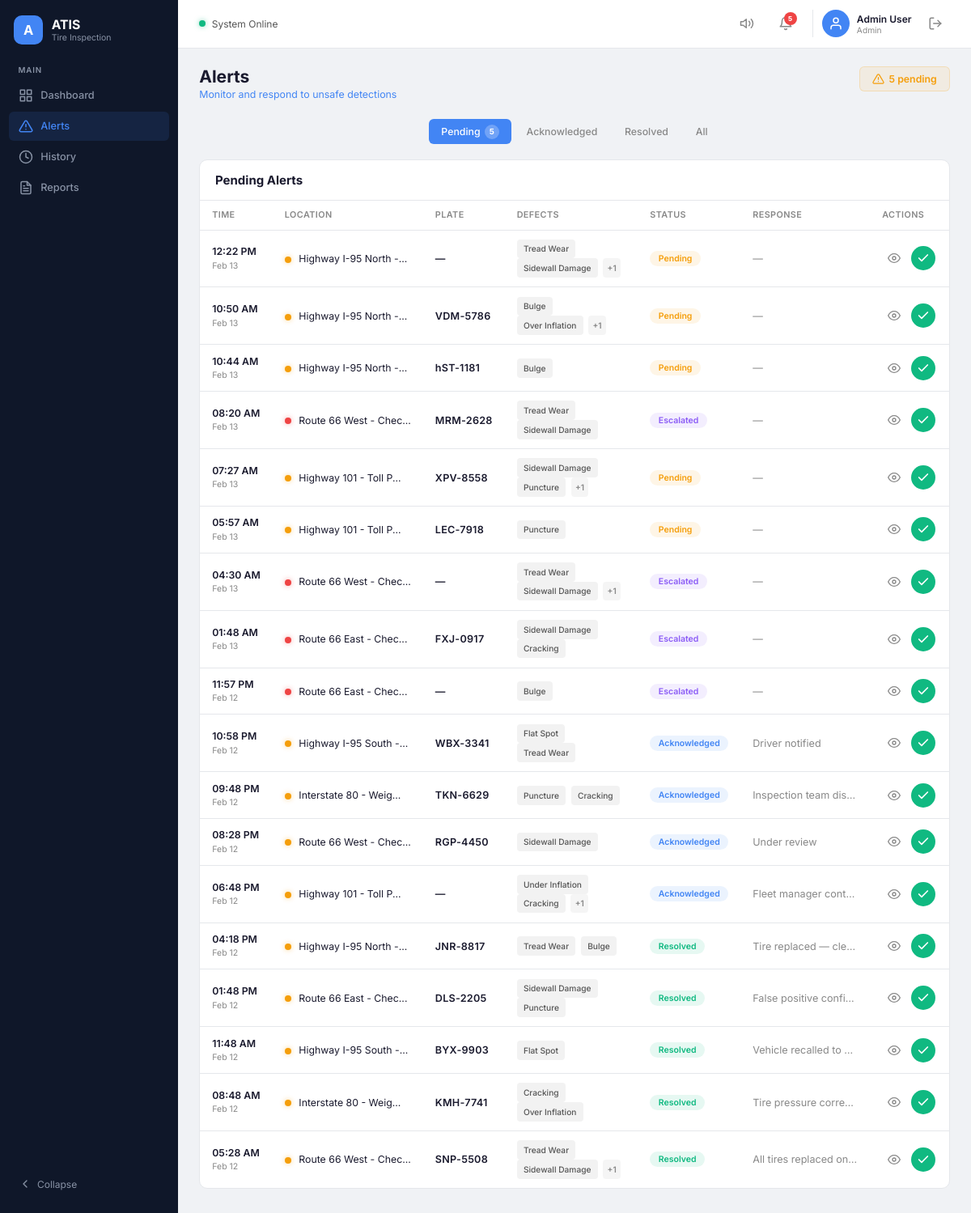
/alerts (signed in), run on the app's committed database.
### models.py (models this page shows, shortened)
class Alert(db.Model):
    __tablename__ = "alerts"
    id = db.Column(db.Integer, primary_key=True)
    inspection_id = db.Column(db.Integer, db.ForeignKey("inspections.id"), nullable=False)
    status = db.Column(db.String(20), nullable=False, default="pending")   # pending/acknowledged/escalated/resolved
    response = db.Column(db.String(200), nullable=True)
    created_at = db.Column(db.DateTime, default=datetime.utcnow)

class Inspection(db.Model):
    __tablename__ = "inspections"
    id = db.Column(db.Integer, primary_key=True)
    timestamp = db.Column(db.DateTime, nullable=False, default=datetime.utcnow)
    plate = db.Column(db.String(20), nullable=True)          # nullable for unreadable plates
    location = db.Column(db.String(200), nullable=False)
    camera = db.Column(db.String(20), nullable=True)          # e.g. CAM-002
    status = db.Column(db.String(10), nullable=False)          # "safe" or "unsafe"
    confidence = db.Column(db.Integer, nullable=False)         # 0–100
    defects = db.Column(db.String(300), nullable=True)         # comma-separated, e.g. "Tread Wear,Sidewall Damage"
    alerts = db.relationship("Alert", backref="inspection", lazy=True)
    @property
    def defect_list(self):
        if not self.defects:
            return []
        return [d.strip() for d in self.defects.split(",") if d.strip()]

### app.py (the view)
@app.route("/alerts")
def alerts():
    if "user" not in session:
        return redirect(url_for("login"))
    alert_rows = (
        Alert.query
        .join(Inspection)
        .order_by(Alert.created_at.desc())
        .all()
    )
    pending_count = Alert.query.filter_by(status="pending").count()
    return render_template(
        "alerts.html",
        user=session["user"],
        role=session["role"],
        alerts=alert_rows,
        pending_count=pending_count,
    )

### templates/alerts.html (shortened to what this page needs)
<!DOCTYPE html>
<html lang="en">
<head>
    <link rel="stylesheet" href="{{ url_for('static', filename='css/style.css') }}">
    <link rel="stylesheet" href="{{ url_for('static', filename='css/alerts.css') }}">
</head>
<body>
    <div class="layout">
        <aside class="sidebar" id="sidebar">
            <div class="sidebar-brand">
                <div class="sidebar-logo">A</div>
                <div class="sidebar-brand-text">
                    <span class="sidebar-title">ATIS</span>
                    <span class="sidebar-subtitle">Tire Inspection</span>
                </div>
            </div>
            <div class="sidebar-section-label">MAIN</div>
            <nav class="sidebar-nav">
                <a href="{{ url_for('dashboard') }}" class="nav-item" id="nav-dashboard">
                    <svg width="18" height="18" viewBox="0 0 24 24" fill="none" stroke="currentColor" stroke-width="2"
                        stroke-linecap="round" stroke-linejoin="round">
                        <rect x="3" y="3" width="7" height="7" />
                        <rect x="14" y="3" width="7" height="7" />
                        <rect x="14" y="14" width="7" height="7" />
                        <rect x="3" y="14" width="7" height="7" />
                    </svg>
                    <span>Dashboard</span>
                </a>
                <a href="{{ url_for('alerts') }}" class="nav-item active" id="nav-alerts">
                    <span>Alerts</span>
                </a>
                <a href="{{ url_for('history') }}" class="nav-item" id="nav-history">
                    <svg width="18" height="18" viewBox="0 0 24 24" fill="none" stroke="currentColor" stroke-width="2"
                        stroke-linecap="round" stroke-linejoin="round">
                        <circle cx="12" cy="12" r="10" />
                        <polyline points="12 6 12 12 16 14" />
                    </svg>
                    <span>History</span>
                </a>
                <a href="{{ url_for('reports') }}" class="nav-item" id="nav-reports">
                    <span>Reports</span>
                </a>
            </nav>
            <button class="sidebar-collapse" id="sidebar-collapse">
                <svg width="16" height="16" viewBox="0 0 24 24" fill="none" stroke="currentColor" stroke-width="2"
                    stroke-linecap="round" stroke-linejoin="round">
                    <polyline points="15 18 9 12 15 6" />
                </svg>
                <span>Collapse</span>
            </button>
        </aside>
        <div class="main-area">
            <header class="topbar">
                <div class="topbar-left">
                    <span class="status-dot"></span>
                    <span class="status-text">System Online</span>
                </div>
                <div class="topbar-right">
                    <button class="topbar-icon-btn" aria-label="Volume">
                        <svg width="18" height="18" viewBox="0 0 24 24" fill="none" stroke="currentColor"
                            stroke-width="2" stroke-linecap="round" stroke-linejoin="round">
                            <polygon points="11 5 6 9 2 9 2 15 6 15 11 19 11 5" />
                            <path d="M19.07 4.93a10 10 0 0 1 0 14.14" />
                            <path d="M15.54 8.46a5 5 0 0 1 0 7.07" />
                        </svg>
                    </button>
                    <button class="topbar-icon-btn notification-btn" aria-label="Notifications">
                        <svg width="18" height="18" viewBox="0 0 24 24" fill="none" stroke="currentColor"
                            stroke-width="2" stroke-linecap="round" stroke-linejoin="round">
                            <path d="M18 8A6 6 0 0 0 6 8c0 7-3 9-3 9h18s-3-2-3-9" />
                            <path d="M13.73 21a2 2 0 0 1-3.46 0" />
                        </svg>
                        <span class="notification-badge">5</span>
                    </button>
                    <div class="topbar-user">
                        <div class="user-avatar">
                            <svg width="18" height="18" viewBox="0 0 24 24" fill="none" stroke="currentColor"
                                stroke-width="2" stroke-linecap="round" stroke-linejoin="round">
                                <path d="M20 21v-2a4 4 0 0 0-4-4H8a4 4 0 0 0-4 4v2" />
                                <circle cx="12" cy="7" r="4" />
                            </svg>
                        </div>
                        <div class="user-info">
                            <span class="user-name">{{ role }} User</span>
                            <span class="user-role">{{ role }}</span>
                        </div>
                    </div>
                    <a href="{{ url_for('logout') }}" class="topbar-icon-btn" aria-label="Sign out" title="Sign out">
                        <svg width="18" height="18" viewBox="0 0 24 24" fill="none" stroke="currentColor"
                            stroke-width="2" stroke-linecap="round" stroke-linejoin="round">
                            <path d="M9 21H5a2 2 0 0 1-2-2V5a2 2 0 0 1 2-2h4" />
                            <polyline points="16 17 21 12 16 7" />
                            <line x1="21" y1="12" x2="9" y2="12" />
                        </svg>
                    </a>
                </div>
            </header>
            <main class="content">
                <div class="page-header">
                    <div>
                        <h1 class="page-title">Alerts</h1>
                        <p class="page-subtitle">Monitor and respond to unsafe detections</p>
                    </div>
                    <div class="pending-counter">
                        {{ pending_count }} pending
                    </div>
                </div>
                <div class="alert-tabs">
                    <button class="tab active" data-tab="pending">Pending <span class="tab-badge">{{ pending_count
                            }}</span></button>
                    <button class="tab" data-tab="acknowledged">Acknowledged</button>
                    <button class="tab" data-tab="resolved">Resolved</button>
                    <button class="tab" data-tab="all">All</button>
                </div>
                <div class="table-card">
                    <div class="table-section-header">
                        <h2 class="table-section-title">Pending Alerts</h2>
                    </div>
                    <div class="table-wrapper">
                        <table class="alerts-table">
                            <thead>
                                <tr>
                                    <th>Time</th>
                                    <th>Location</th>
                                    <th>Plate</th>
                                    <th>Defects</th>
                                    <th>Status</th>
                                    <th>Response</th>
                                    <th>Actions</th>
                                </tr>
                            </thead>
                            <tbody id="alerts-tbody">
                                {% for a in alerts %}
                                <tr data-status="{{ a.status }}">
                                    <td class="cell-time"><span class="time-main">{{ a.created_at.strftime('%I:%M %p')
                                            }}</span><span class="time-sub">{{ a.created_at.strftime('%b %d') }}</span>
                                    </td>
                                    <td class="cell-location">
                                        <span
                                            class="loc-dot {{ 'escalated' if a.status == 'escalated' else 'warning' }}">&nbsp;</span>
                                        <span class="loc-text">{{ a.inspection.location[:20] }}...</span>
                                    </td>
                                    <td class="cell-plate">{{ a.inspection.plate or '—' }}</td>
                                    <td class="cell-defects">
                                        {% for d in a.inspection.defect_list[:2] %}
                                        <span class="defect-tag">{{ d }}</span>
                                        {% endfor %}
                                        {% if a.inspection.defect_list|length > 2 %}
                                        <span class="defect-more">+{{ a.inspection.defect_list|length - 2 }}</span>
                                        {% endif %}
                                    </td>
                                    <td><span class="status-badge status-{{ a.status }}">{{ a.status|capitalize
                                            }}</span></td>
                                    <td class="cell-response">{{ a.response or '—' }}</td>
                                    <td class="cell-actions">
                                        <button class="action-btn action-view" aria-label="View"><svg width="16"
                                                height="16" viewBox="0 0 24 24" fill="none" stroke="currentColor"
                                                stroke-width="2" stroke-linecap="round" stroke-linejoin="round">
                                                <path d="M1 12s4-8 11-8 11 8 11 8-4 8-11 8-11-8-11-8z" />
                                                <circle cx="12" cy="12" r="3" />
                                            </svg></button>
                                        <button class="action-btn action-ack" aria-label="Acknowledge"><svg width="16"
                                                height="16" viewBox="0 0 24 24" fill="none" stroke="currentColor"
                                                stroke-width="2.5" stroke-linecap="round" stroke-linejoin="round">
                                                <polyline points="20 6 9 17 4 12" />
                                            </svg></button>
                                    </td>
                                </tr>
                                {% endfor %}
                            </tbody>
                        </table>
                    </div>
                </div>
            </main>
        </div>
    </div>
</body>
</html>

### static/css/alerts.css (style rules this page uses)
.pending-counter { display: inline-flex; align-items: center; gap: 0.4rem; padding: 0.45rem 1rem; background: rgba(245, 158, 11, 0.08); border: 1px solid rgba(245, 158, 11, 0.2); border-radius: var(--radius-sm); color: #f59e0b; font-size: 0.82rem; font-weight: 600; }
.alert-tabs { display: flex; align-items: center; justify-content: center; gap: 0.25rem; margin-bottom: 1.25rem; }
.tab { display: inline-flex; align-items: center; gap: 0.35rem; font-family: var(--font); font-size: 0.82rem; font-weight: 500; padding: 0.45rem 1rem; border: none; background: none; color: var(--text-muted); cursor: pointer; border-radius: var(--radius-sm); transition: all var(--transition); }
.tab.active { background: var(--blue); color: #fff; }
.tab-badge { display: inline-flex; align-items: center; justify-content: center; min-width: 18px; height: 18px; font-size: 0.65rem; font-weight: 700; background: rgba(255, 255, 255, 0.25); border-radius: 20px; padding: 0 4px; }
.tab.active .tab-badge { background: rgba(255, 255, 255, 0.25); color: #fff; }
.table-section-header { padding: 1rem 1.25rem; border-bottom: 1px solid var(--border); }
.table-section-title { font-size: 1rem; font-weight: 700; }
.alerts-table { width: 100%; border-collapse: collapse; }
.alerts-table th { text-align: left; font-size: 0.72rem; font-weight: 600; text-transform: uppercase; letter-spacing: 0.04em; color: var(--text-muted); padding: 0.75rem 1rem; border-bottom: 1px solid var(--border); white-space: nowrap; }
.alerts-table td { padding: 0.75rem 1rem; border-bottom: 1px solid var(--border); font-size: 0.84rem; vertical-align: middle; white-space: nowrap; }
.alerts-table tbody tr:last-child td { border-bottom: none; }
.alerts-table .cell-time { line-height: 1.5; }
.alerts-table .cell-time .time-main { display: block; font-weight: 600; font-size: 0.82rem; }
.alerts-table .cell-time .time-sub { display: block; font-size: 0.7rem; color: var(--text-muted); }
.alerts-table .cell-location { max-width: 200px; overflow: hidden; text-overflow: ellipsis; }
.loc-dot { display: inline-block; width: 8px; height: 8px; border-radius: 50%; vertical-align: middle; margin-right: 0.4rem; }
.loc-dot.warning { background: #f59e0b; box-shadow: 0 0 6px rgba(245, 158, 11, 0.45); }
.loc-dot.escalated { background: #ef4444; box-shadow: 0 0 6px rgba(239, 68, 68, 0.45); }
.loc-text { font-size: 0.82rem; color: var(--text-primary); }
.alerts-table .cell-plate { font-weight: 600; font-size: 0.84rem; letter-spacing: 0.02em; }
.alerts-table .cell-defects { white-space: normal; line-height: 1.8; }
.defect-tag { display: inline-block; font-size: 0.68rem; font-weight: 500; padding: 0.18rem 0.55rem; border-radius: 4px; background: rgba(0, 0, 0, 0.05); color: var(--text-secondary); white-space: nowrap; margin-right: 0.2rem; vertical-align: middle; }
.defect-more { display: inline-block; font-size: 0.68rem; font-weight: 600; color: var(--text-muted); padding: 0.18rem 0.35rem; background: rgba(0, 0, 0, 0.04); border-radius: 4px; vertical-align: middle; }
.status-badge { display: inline-block; font-size: 0.7rem; font-weight: 600; padding: 0.2rem 0.7rem; border-radius: 20px; text-transform: capitalize; white-space: nowrap; }
.status-pending { background: rgba(245, 158, 11, 0.1); color: #f59e0b; }
.status-escalated { background: rgba(139, 92, 246, 0.1); color: #8b5cf6; }
.status-resolved { background: rgba(16, 185, 129, 0.1); color: #10b981; }
.status-acknowledged { background: rgba(66, 133, 244, 0.1); color: #4285f4; }
.cell-response { color: var(--text-muted); font-size: 0.84rem; max-width: 160px; overflow: hidden; text-overflow: ellipsis; }
.cell-actions { white-space: nowrap; }
.action-btn { width: 30px; height: 30px; display: inline-flex; align-items: center; justify-content: center; border: none; border-radius: 50%; cursor: pointer; transition: all var(--transition); vertical-align: middle; margin-right: 2px; }
.action-view { background: none; color: var(--text-muted); }
.action-ack { background: var(--green); color: #fff; }

### data on the page
Alert: created_at "12:22 PM", created_at "Feb 13", inspection "Highway I-95 North -", inspection "—", 2 "Tread Wear" "Sidewall Damage", inspection.defect_list|length "1", status "Pending", response "—"
Alert: created_at "10:50 AM", created_at "Feb 13", inspection "Highway I-95 North -", inspection "VDM-5786", 2 "Bulge" "Over Inflation", inspection.defect_list|length "1", status "Pending", response "—"
Alert: created_at "10:44 AM", created_at "Feb 13", inspection "Highway I-95 North -", inspection "hST-1181", status "Pending", response "—"
Inspection: defects "Bulge"
Alert: created_at "08:20 AM", created_at "Feb 13", inspection "Route 66 West - Chec", inspection "MRM-2628", 2 "Tread Wear" "Sidewall Damage", status "Escalated", response "—"
Alert: created_at "07:27 AM", created_at "Feb 13", inspection "Highway 101 - Toll P", inspection "XPV-8558", 2 "Sidewall Damage" "Puncture", inspection.defect_list|length "1", status "Pending", response "—"
Alert: created_at "05:57 AM", created_at "Feb 13", inspection "Highway 101 - Toll P", inspection "LEC-7918", status "Pending", response "—"
Inspection: defects "Puncture"
Alert: created_at "04:30 AM", created_at "Feb 13", inspection "Route 66 West - Chec", inspection "—", 2 "Tread Wear" "Sidewall Damage", inspection.defect_list|length "1", status "Escalated", response "—"
Alert: created_at "01:48 AM", created_at "Feb 13", inspection "Route 66 East - Chec", inspection "FXJ-0917", 2 "Sidewall Damage" "Cracking", status "Escalated", response "—"
Alert: created_at "11:57 PM", created_at "Feb 12", inspection "Route 66 East - Chec", inspection "—", status "Escalated", response "—"
Inspection: defects "Bulge"
Alert: created_at "10:58 PM", created_at "Feb 12", inspection "Highway I-95 South -", inspection "WBX-3341", 2 "Flat Spot" "Tread Wear", status "Acknowledged", response "Driver notified"
Alert: created_at "09:48 PM", created_at "Feb 12", inspection "Interstate 80 - Weig", inspection "TKN-6629", 2 "Puncture" "Cracking", status "Acknowledged", response "Inspection team dis…"
Alert: created_at "08:28 PM", created_at "Feb 12", inspection "Route 66 West - Chec", inspection "RGP-4450", status "Acknowledged", response "Under review"
Inspection: defects "Sidewall Damage"
Alert: created_at "06:48 PM", created_at "Feb 12", inspection "Highway 101 - Toll P", inspection "—", 2 "Under Inflation" "Cracking", inspection.defect_list|length "1", status "Acknowledged", response "Fleet manager cont…"
Alert: created_at "04:18 PM", created_at "Feb 12", inspection "Highway I-95 North -", inspection "JNR-8817", 2 "Tread Wear" "Bulge", status "Resolved", response "Tire replaced — cle…"
Alert: created_at "01:48 PM", created_at "Feb 12", inspection "Route 66 East - Chec", inspection "DLS-2205", 2 "Sidewall Damage" "Puncture", status "Resolved", response "False positive confi…"
Alert: created_at "11:48 AM", created_at "Feb 12", inspection "Highway I-95 South -", inspection "BYX-9903", status "Resolved", response "Vehicle recalled to…"
Inspection: defects "Flat Spot"
Alert: created_at "08:48 AM", created_at "Feb 12", inspection "Interstate 80 - Weig", inspection "KMH-7741", 2 "Cracking" "Over Inflation", status "Resolved", response "Tire pressure corre…"
Alert: created_at "05:28 AM", created_at "Feb 12", inspection "Route 66 West - Chec", inspection "SNP-5508", 2 "Tread Wear" "Sidewall Damage", inspection.defect_list|length "1", status "Resolved", response "All tires replaced on…"

### other printed values
{{ role }} "Admin"
{{ pending_count }} "5"
